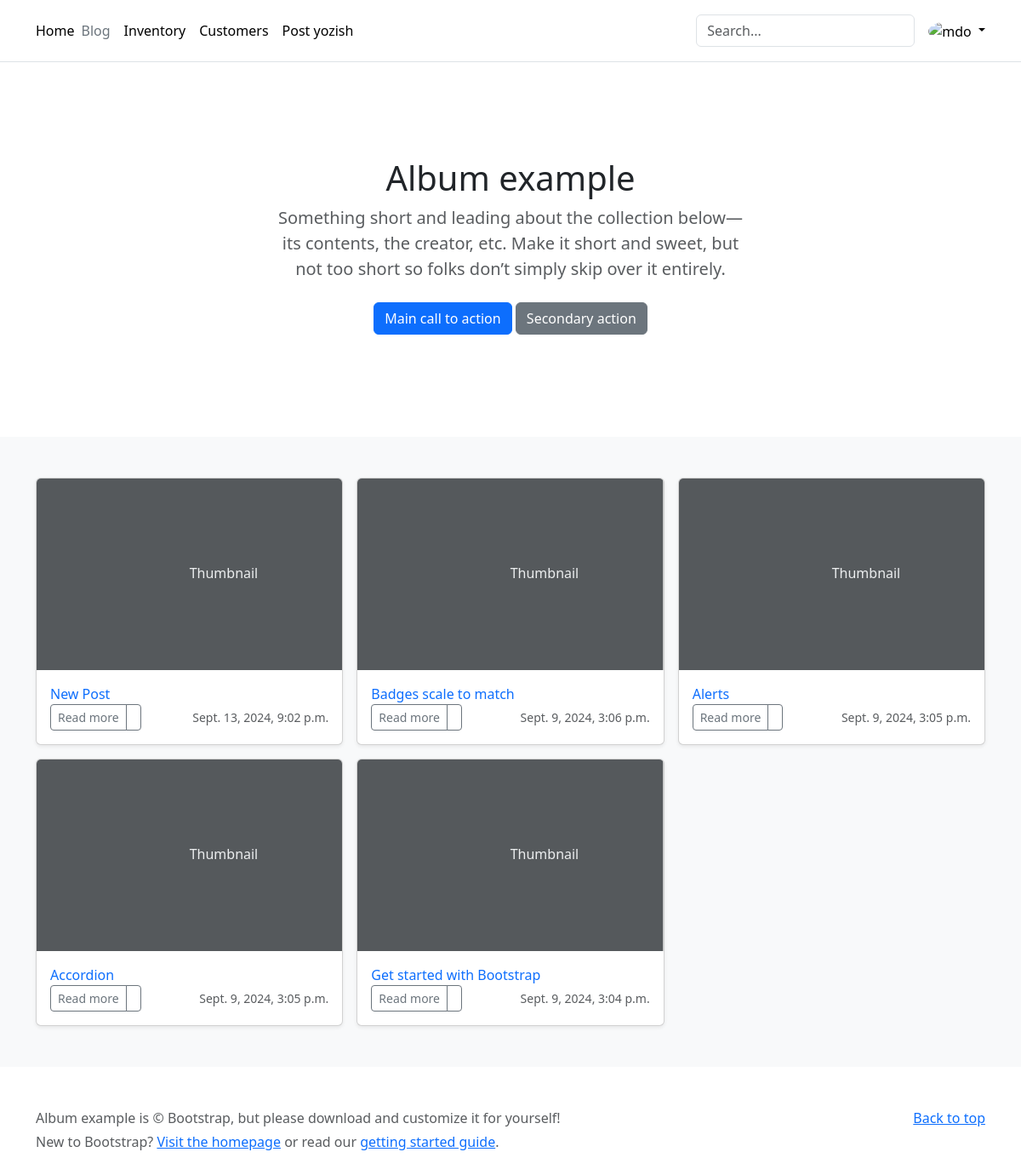
/, run on an earlier commit of the app's database.
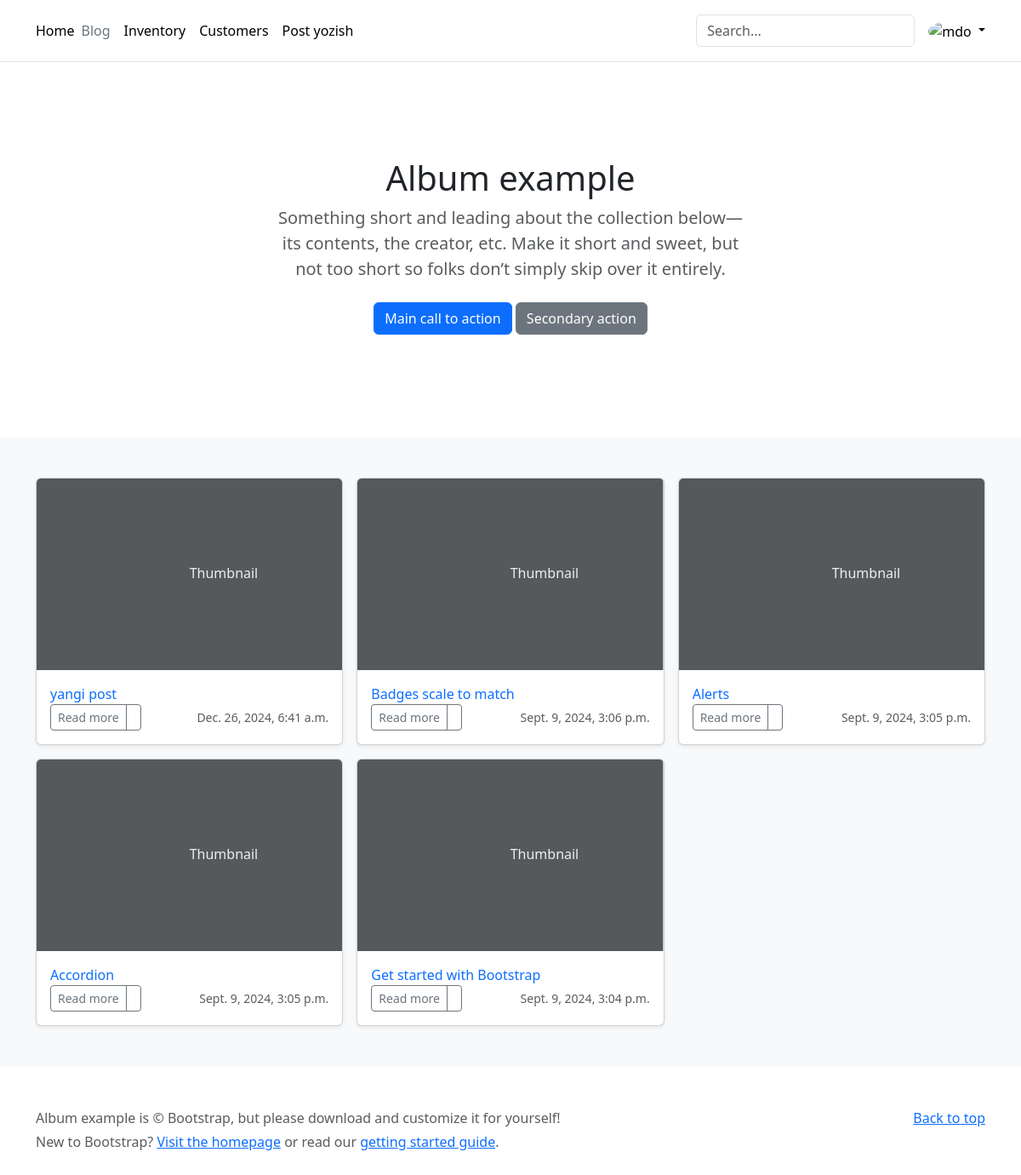
And on a later commit of the database.
### blog/models.py (models this page shows, shortened)
class Post(models.Model):
    author = models.ForeignKey(User, on_delete=models.CASCADE)
    title = models.CharField(max_length=200)
    body = models.TextField()
    created = models.DateTimeField(auto_now_add=True)
    updated = models.DateTimeField(auto_now=True)
    def get_absolute_url(self):
        return "/" + str(self.id) + "/"
    class Meta:
        ordering = ['-id']

### blog/views.py (the view)
# urls.py: path('', PostListView.as_view(), name='list'),
class PostListView(generic.ListView):
    model = Post
    template_name = 'list.html'
    context_object_name = 'posts'

### templates/list.html (shortened to what this page needs)
{% extends "base.html" %}
{% block content %}
<div class="row row-cols-1 row-cols-sm-2 row-cols-md-3 g-3">
    {% for post in posts %}
    <div class="col">
        <div class="card shadow-sm">
            <svg class="bd-placeholder-img card-img-top" width="100%" height="225"
                 xmlns="http://www.w3.org/2000/svg" role="img" aria-label="Placeholder: Thumbnail"
                 preserveAspectRatio="xMidYMid slice" focusable="false"><title>Placeholder</title>
                <text x="50%" y="50%" fill="#eceeef" dy=".3em">Thumbnail</text>
            </svg>
            <div class="card-body">
                <a href="{{ post.get_absolute_url }}" class="text-decoration-none"><p class="card-text">
                    {{ post.title }}</p></a>
                <div class="d-flex justify-content-between align-items-center">
                    <div class="btn-group">
                        <a href="{{ post.get_absolute_url }}" type="button" class="btn btn-sm btn-outline-secondary">Read
                            more</a>
                        <button type="button" class="btn btn-sm btn-outline-secondary">
                        </button>
                    </div>
                    <small class="text-muted">{{ post.created }}</small>
                </div>
            </div>
        </div>
    </div>
    {% endfor %}
</div>
{% endblock %}

What changed in the data, as far as the page shows it:
removed Post: title "New Post", created "Sept. 13, 2024, 9:02 p.m."
added Post: title "yangi post", created "Dec. 26, 2024, 6:41 a.m."
